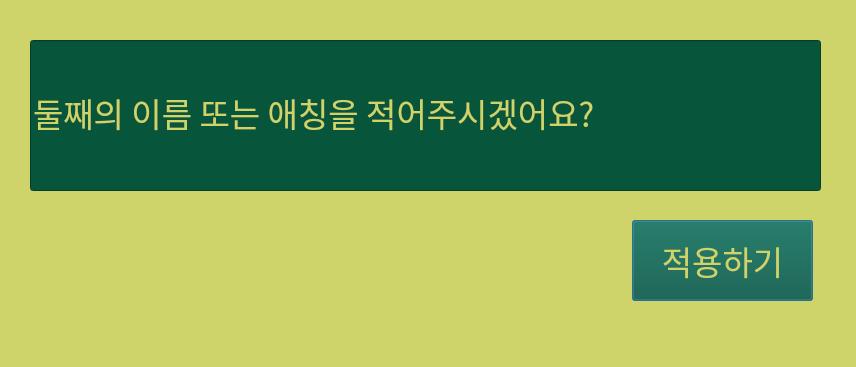
<?xml version="1.0" encoding="UTF-8"?>
<ui version="4.0">
 <class>Dialog</class>
 <widget class="QDialog" name="Dialog">
  <property name="geometry">
   <rect>
    <x>0</x>
    <y>0</y>
    <width>856</width>
    <height>367</height>
   </rect>
  </property>
  <property name="windowTitle">
   <string>둘째 이름을 바꿔요</string>
  </property>
  <property name="styleSheet">
   <string notr="true">background-color:rgb(206, 212, 106);
</string>
  </property>
  <widget class="QLineEdit" name="lineEdit_1">
   <property name="geometry">
    <rect>
     <x>30</x>
     <y>40</y>
     <width>791</width>
     <height>151</height>
    </rect>
   </property>
   <property name="minimumSize">
    <size>
     <width>0</width>
     <height>60</height>
    </size>
   </property>
   <property name="font">
    <font>
     <family>Corbel</family>
     <pointsize>25</pointsize>
    </font>
   </property>
   <property name="styleSheet">
    <string notr="true">background-color: rgb(7, 85, 59);
color:rgb(206, 212, 106);
</string>
   </property>
   <property name="text">
    <string>둘째의 이름 또는 애칭을 적어주시겠어요?</string>
   </property>
  </widget>
  <widget class="QPushButton" name="pushButton">
   <property name="geometry">
    <rect>
     <x>632</x>
     <y>220</y>
     <width>181</width>
     <height>81</height>
    </rect>
   </property>
   <property name="font">
    <font>
     <pointsize>25</pointsize>
    </font>
   </property>
   <property name="styleSheet">
    <string notr="true">background-color: rgb(7, 85, 59);
color:rgb(206, 212, 106);
</string>
   </property>
   <property name="text">
    <string>적용하기</string>
   </property>
  </widget>
 </widget>
 <resources/>
 <connections>
  <connection>
   <sender>pushButton</sender>
   <signal>clicked()</signal>
   <receiver>Dialog</receiver>
   <slot>nameReturnN1_B()</slot>
   <hints>
    <hint type="sourcelabel">
     <x>521</x>
     <y>152</y>
    </hint>
    <hint type="destinationlabel">
     <x>518</x>
     <y>180</y>
    </hint>
   </hints>
  </connection>
 </connections>
 <slots>
  <slot>nameReturnN1_B()</slot>
 </slots>
</ui>
